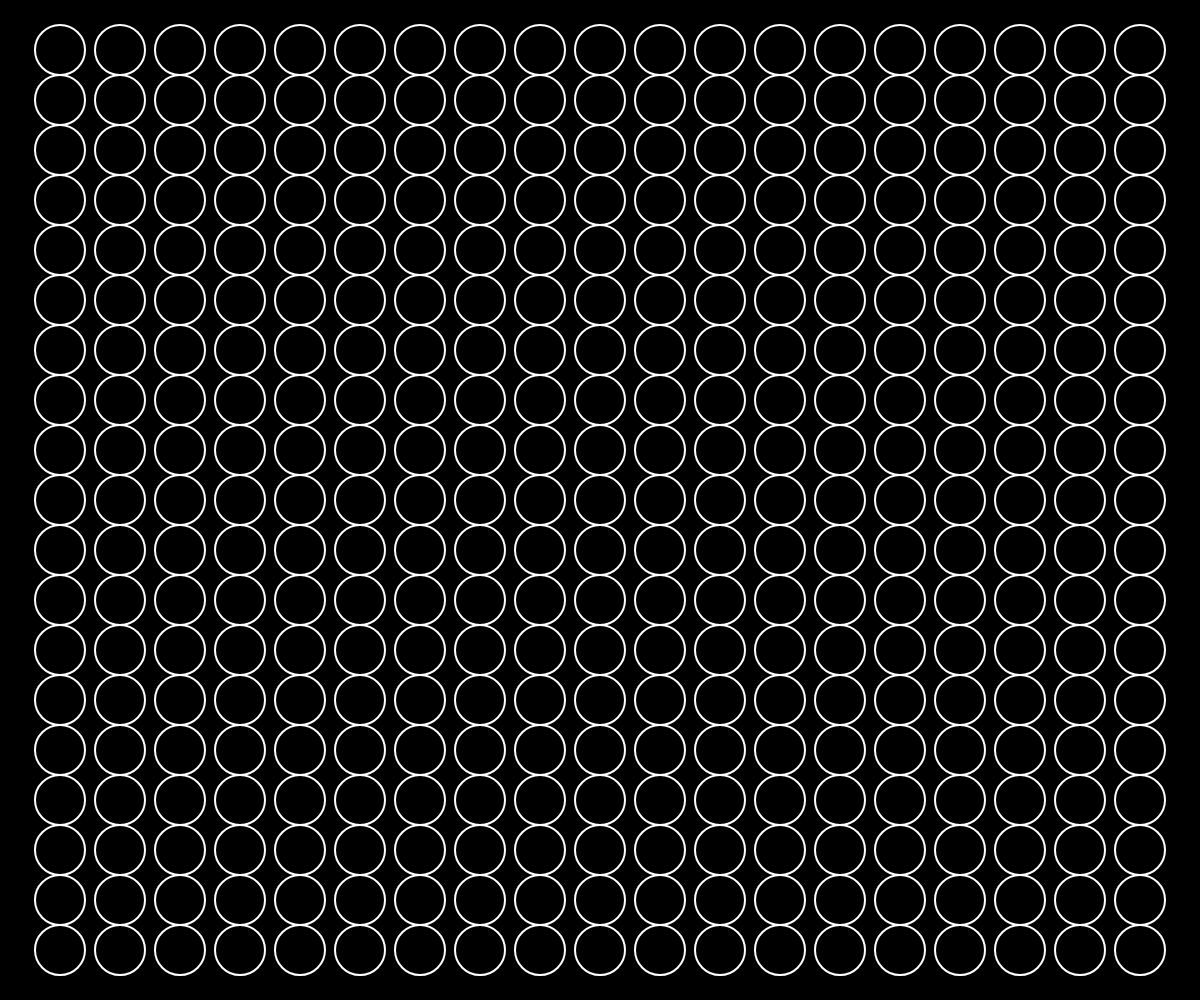
Frame 1 (no input)
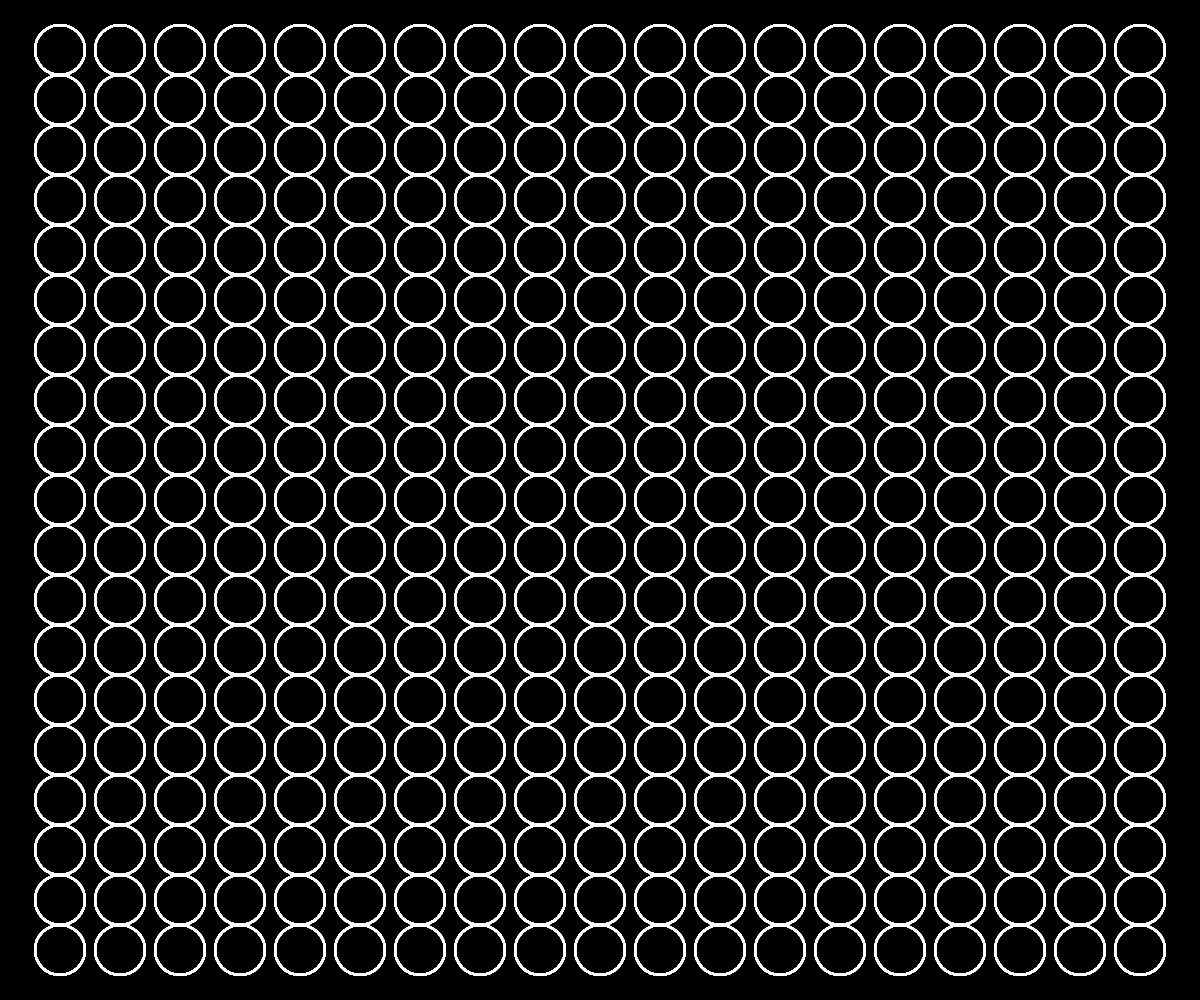
Frame 60 (no input)
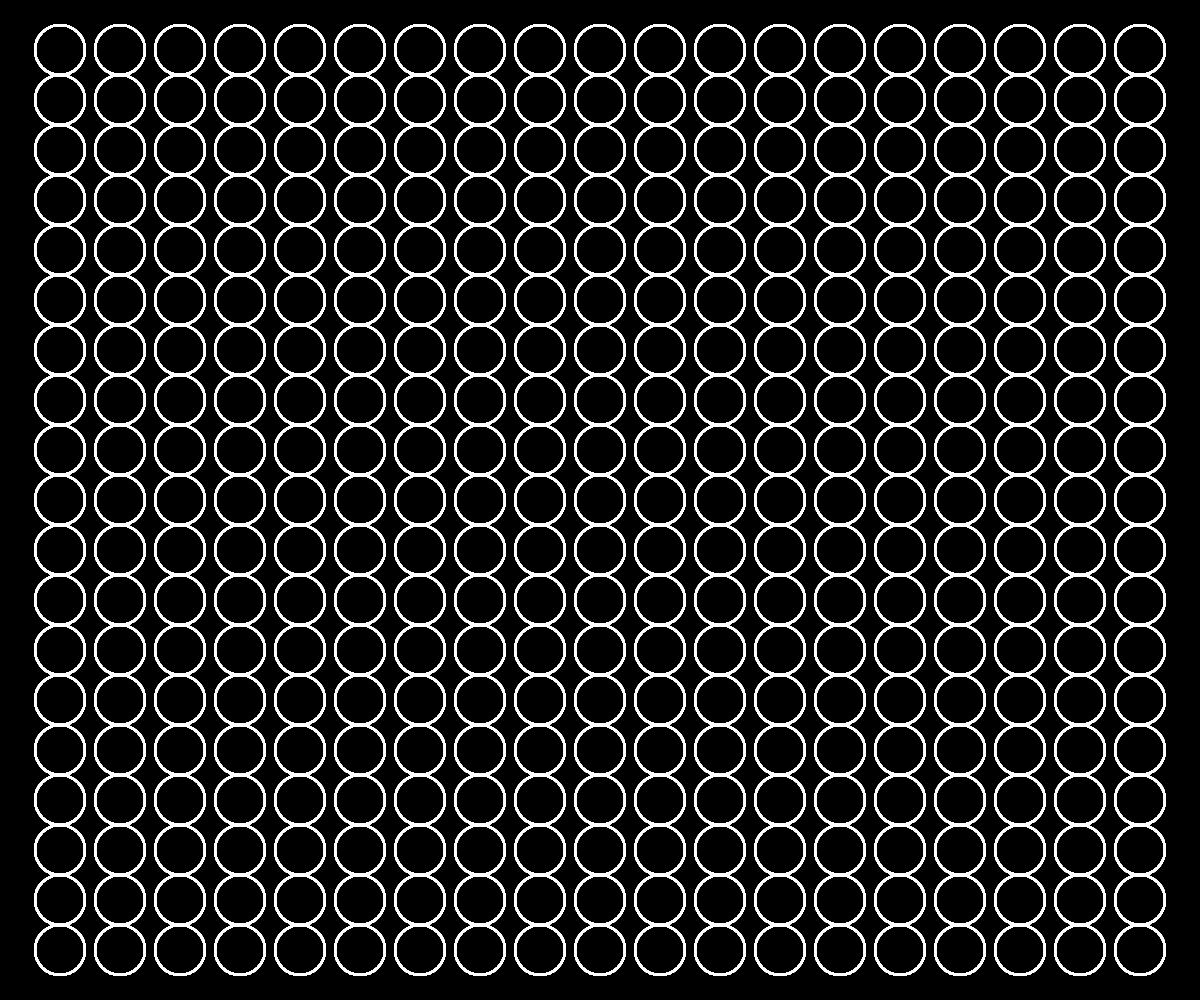
Frame 120 (the mouse pressed at the canvas centre since frame 60)

The p5.js sketch that drew these frames (run headless with seeded random() and noise() and a simulated clock; from frame 60 on, the mouse is pressed at the canvas centre):

// p5.js sketch
// ── sketch.js
let espLarg = 20;
let espAltura = 20;

function setup() {
  createCanvas(windowWidth, windowHeight);
  background(0);
  stroke(255);
  strokeWeight(2);
  noFill();
  background(0);
}

function draw() {
  
  for (let i = 1; i < espLarg; i++) {
    for (let j = 1; j < espAltura; j++) {
      push();
      translate(i * width / espLarg,j * height / espAltura)
      circle(0, 0, height / espAltura);
      pop();

      function setup() {
        createCanvas(windowWidth, windowHeight);
        // put setup code here
    background (100,149,237);
    strokeWeight(4);
    stroke(100,149,237);
    fill(255,222,173);
    circle(650, 200, 150);
    strokeWeight(0.5);
    stroke(255,255,255);
    fill (255,255,255);
    circle(620, 190, 25);
    strokeWeight(0.5);
    stroke(255,255,255);
    fill (255,255,255);
    circle(675, 190, 25);
    strokeWeight(0.7);
    stroke(0,0,0);
    fill (107,66,38);
    circle(675, 190, 15);
    strokeWeight(0.7);
    stroke(0,0,0);
    fill (107,66,38);
    circle(620, 190, 15);
    strokeWeight(0.7);
    stroke(0,0,0);
    fill (0,0,0);
    circle(620, 190,7);
    strokeWeight(0.7);
    stroke(0,0,0);
    fill (0,0,0);
    circle(675, 190, 7);
    fill (219,147,112);
    noStroke();
    arc(650, 223, 50, 50, 0 , PI, CHORD);
    fill(255,255,255);
    noStroke();
    rect(650, 223, 5, 5);
    fill(255,255,255);
    noStroke();
    rect(656, 223, 5, 5);
    fill(255,255,255);
    noStroke();
    rect(644, 223, 5, 5);
    fill(255,255,255);
    noStroke();
    rect(638, 223, 5, 5);
    fill(255,255,255);
    noStroke();
    rect(632, 223, 5, 5);
    fill(255,255,255);
    noStroke();
    rect(662, 223, 5, 5);
    rect(638, 223, 5, 5);
    fill(35,35,142);
    noStroke();
    rect(633, 224, 3, 3);
    fill(35,35,142);
    noStroke();
    rect(639, 224, 3, 3);
    fill(35,35,142);
    noStroke();
    rect(645, 224, 3, 3);
    fill(35,35,142);
    noStroke();
    rect(651, 224, 3, 3);
    fill(35,35,142);
    noStroke();
    rect(657, 224, 3, 3);
    fill(35,35,142);
    noStroke();
    rect(663, 224, 3, 3);
    fill (250,128,114);
    noStroke();
    arc(650, 233, 31, 31, 0 , PI, CHORD);
    fill(255,222,173);
    noStroke();
    rect(640, 250, 25, 45);
    fill(178,34,34);
    noStroke();
    square(585, 280, 140, 20);
    fill (255,222,173);
    noStroke();
    arc(653, 280, 100, 27, 0 , PI, CHORD);
    fill (28,28,28);
    noStroke();
    rect(612, 418, 30, 80, 45);
    fill (28,28,28);
    noStroke();
    rect(670, 418, 30, 80, 45);
    fill(178,34,34); //parte dos braços da t-shirt
    noStroke();
    rect(562, 280, 40, 53);
    fill(178,34,34);
    noStroke();
    rect(708, 280, 40, 53);
    fill (255,222,173); //braços
    noStroke();
    rect(528, 300, 35, 18, 45);
    fill (255,222,173);
    noStroke();
    rect(747, 300, 35, 18, 45);
    fill (28,28,28); //calças
    noStroke();
    rect(599, 418, 110, 35);
    
    }
    
    
    
    
    function draw() {
        // put drawing code here
    
    }
    
    }
  }
}
